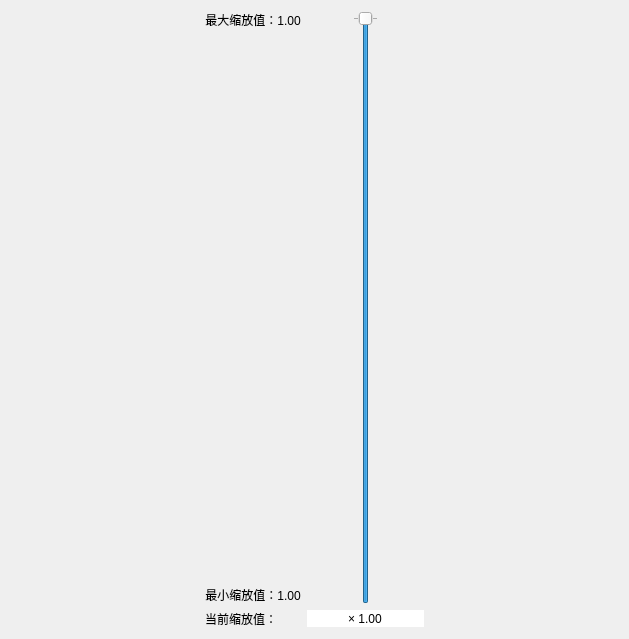
<?xml version="1.0" encoding="UTF-8"?>
<ui version="4.0">
 <class>FreeRotateScale</class>
 <widget class="QWidget" name="FreeRotateScale">
  <property name="geometry">
   <rect>
    <x>0</x>
    <y>0</y>
    <width>629</width>
    <height>639</height>
   </rect>
  </property>
  <property name="windowTitle">
   <string>Form</string>
  </property>
  <layout class="QHBoxLayout" name="horizontalLayout">
   <item>
    <spacer name="horizontalSpacer_3">
     <property name="orientation">
      <enum>Qt::Orientation::Horizontal</enum>
     </property>
     <property name="sizeHint" stdset="0">
      <size>
       <width>52</width>
       <height>20</height>
      </size>
     </property>
    </spacer>
   </item>
   <item>
    <layout class="QGridLayout" name="gridLayout">
     <item row="0" column="1">
      <spacer name="horizontalSpacer">
       <property name="orientation">
        <enum>Qt::Orientation::Horizontal</enum>
       </property>
       <property name="sizeHint" stdset="0">
        <size>
         <width>40</width>
         <height>20</height>
        </size>
       </property>
      </spacer>
     </item>
     <item row="0" column="3">
      <spacer name="horizontalSpacer_2">
       <property name="orientation">
        <enum>Qt::Orientation::Horizontal</enum>
       </property>
       <property name="sizeHint" stdset="0">
        <size>
         <width>40</width>
         <height>20</height>
        </size>
       </property>
      </spacer>
     </item>
     <item row="0" column="2">
      <widget class="QSlider" name="verticalSlider">
       <property name="minimumSize">
        <size>
         <width>0</width>
         <height>300</height>
        </size>
       </property>
       <property name="minimum">
        <number>100</number>
       </property>
       <property name="maximum">
        <number>100</number>
       </property>
       <property name="value">
        <number>100</number>
       </property>
       <property name="orientation">
        <enum>Qt::Orientation::Vertical</enum>
       </property>
       <property name="tickPosition">
        <enum>QSlider::TickPosition::TicksBothSides</enum>
       </property>
       <property name="tickInterval">
        <number>10</number>
       </property>
      </widget>
     </item>
     <item row="1" column="1" colspan="3">
      <widget class="QDoubleSpinBox" name="doubleSpinBox">
       <property name="frame">
        <bool>false</bool>
       </property>
       <property name="alignment">
        <set>Qt::AlignmentFlag::AlignCenter</set>
       </property>
       <property name="buttonSymbols">
        <enum>QAbstractSpinBox::ButtonSymbols::NoButtons</enum>
       </property>
       <property name="prefix">
        <string>× </string>
       </property>
       <property name="singleStep">
        <double>0.010000000000000</double>
       </property>
       <property name="value">
        <double>1.000000000000000</double>
       </property>
      </widget>
     </item>
     <item row="0" column="0">
      <layout class="QVBoxLayout" name="verticalLayout">
       <item>
        <widget class="QLabel" name="maxScale">
         <property name="text">
          <string>最大缩放值：1.00</string>
         </property>
         <property name="alignment">
          <set>Qt::AlignmentFlag::AlignCenter</set>
         </property>
        </widget>
       </item>
       <item>
        <spacer name="verticalSpacer">
         <property name="orientation">
          <enum>Qt::Orientation::Vertical</enum>
         </property>
         <property name="sizeHint" stdset="0">
          <size>
           <width>20</width>
           <height>40</height>
          </size>
         </property>
        </spacer>
       </item>
       <item>
        <widget class="QLabel" name="minScale">
         <property name="text">
          <string>最小缩放值：1.00</string>
         </property>
         <property name="alignment">
          <set>Qt::AlignmentFlag::AlignCenter</set>
         </property>
        </widget>
       </item>
      </layout>
     </item>
     <item row="1" column="0">
      <widget class="QLabel" name="label">
       <property name="text">
        <string>当前缩放值：</string>
       </property>
      </widget>
     </item>
    </layout>
   </item>
   <item>
    <spacer name="horizontalSpacer_4">
     <property name="orientation">
      <enum>Qt::Orientation::Horizontal</enum>
     </property>
     <property name="sizeHint" stdset="0">
      <size>
       <width>185</width>
       <height>20</height>
      </size>
     </property>
    </spacer>
   </item>
  </layout>
 </widget>
 <resources/>
 <connections/>
</ui>
